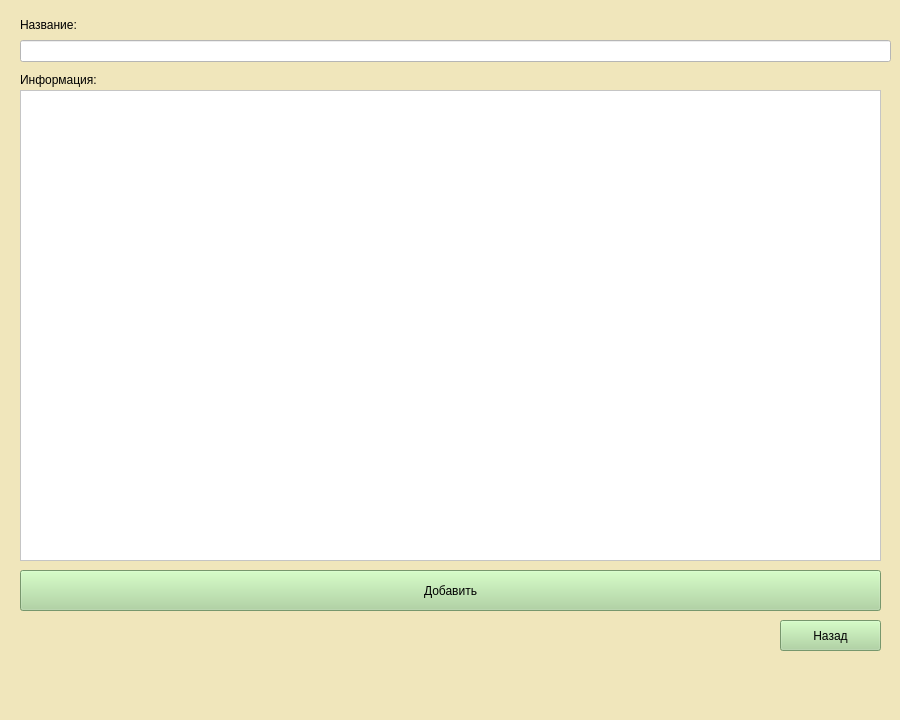
<?xml version="1.0" encoding="UTF-8"?>
<ui version="4.0">
 <class>MainWindow</class>
 <widget class="QMainWindow" name="MainWindow">
  <property name="geometry">
   <rect>
    <x>0</x>
    <y>0</y>
    <width>900</width>
    <height>720</height>
   </rect>
  </property>
  <property name="font">
   <font>
    <family>Yu Gothic UI</family>
    <pointsize>9</pointsize>
   </font>
  </property>
  <property name="windowTitle">
   <string>Добавить статью</string>
  </property>
  <property name="styleSheet">
   <string notr="true">background-color: rgb(240, 230, 187);</string>
  </property>
  <widget class="QWidget" name="centralwidget">
   <widget class="QLabel" name="label">
    <property name="geometry">
     <rect>
      <x>20</x>
      <y>70</y>
      <width>221</width>
      <height>20</height>
     </rect>
    </property>
    <property name="font">
     <font>
      <family>Yu Gothic UI</family>
      <pointsize>9</pointsize>
     </font>
    </property>
    <property name="text">
     <string>Информация:</string>
    </property>
   </widget>
   <widget class="QTextEdit" name="textEdit">
    <property name="geometry">
     <rect>
      <x>20</x>
      <y>90</y>
      <width>861</width>
      <height>471</height>
     </rect>
    </property>
    <property name="styleSheet">
     <string notr="true">background-color: rgb(255, 255, 255);</string>
    </property>
   </widget>
   <widget class="QPushButton" name="addBtn">
    <property name="geometry">
     <rect>
      <x>20</x>
      <y>570</y>
      <width>861</width>
      <height>41</height>
     </rect>
    </property>
    <property name="font">
     <font>
      <family>Yu Gothic UI</family>
      <pointsize>9</pointsize>
     </font>
    </property>
    <property name="styleSheet">
     <string notr="true">background-color: rgb(167, 211, 152);</string>
    </property>
    <property name="text">
     <string>Добавить</string>
    </property>
   </widget>
   <widget class="QLabel" name="label_2">
    <property name="geometry">
     <rect>
      <x>20</x>
      <y>9</y>
      <width>131</width>
      <height>31</height>
     </rect>
    </property>
    <property name="font">
     <font>
      <family>Yu Gothic UI</family>
      <pointsize>9</pointsize>
     </font>
    </property>
    <property name="text">
     <string>Название:</string>
    </property>
   </widget>
   <widget class="QLineEdit" name="titleLine">
    <property name="geometry">
     <rect>
      <x>20</x>
      <y>40</y>
      <width>871</width>
      <height>22</height>
     </rect>
    </property>
    <property name="font">
     <font>
      <family>Yu Gothic UI</family>
     </font>
    </property>
    <property name="styleSheet">
     <string notr="true">background-color: rgb(255, 255, 255);</string>
    </property>
   </widget>
   <widget class="QPushButton" name="backBtn">
    <property name="geometry">
     <rect>
      <x>780</x>
      <y>620</y>
      <width>101</width>
      <height>31</height>
     </rect>
    </property>
    <property name="font">
     <font>
      <family>Yu Gothic UI</family>
      <pointsize>9</pointsize>
     </font>
    </property>
    <property name="styleSheet">
     <string notr="true">background-color: rgb(167, 211, 152);</string>
    </property>
    <property name="text">
     <string>Назад</string>
    </property>
   </widget>
  </widget>
  <widget class="QMenuBar" name="menubar">
   <property name="geometry">
    <rect>
     <x>0</x>
     <y>0</y>
     <width>900</width>
     <height>26</height>
    </rect>
   </property>
  </widget>
  <widget class="QStatusBar" name="statusbar"/>
 </widget>
 <resources/>
 <connections/>
</ui>
